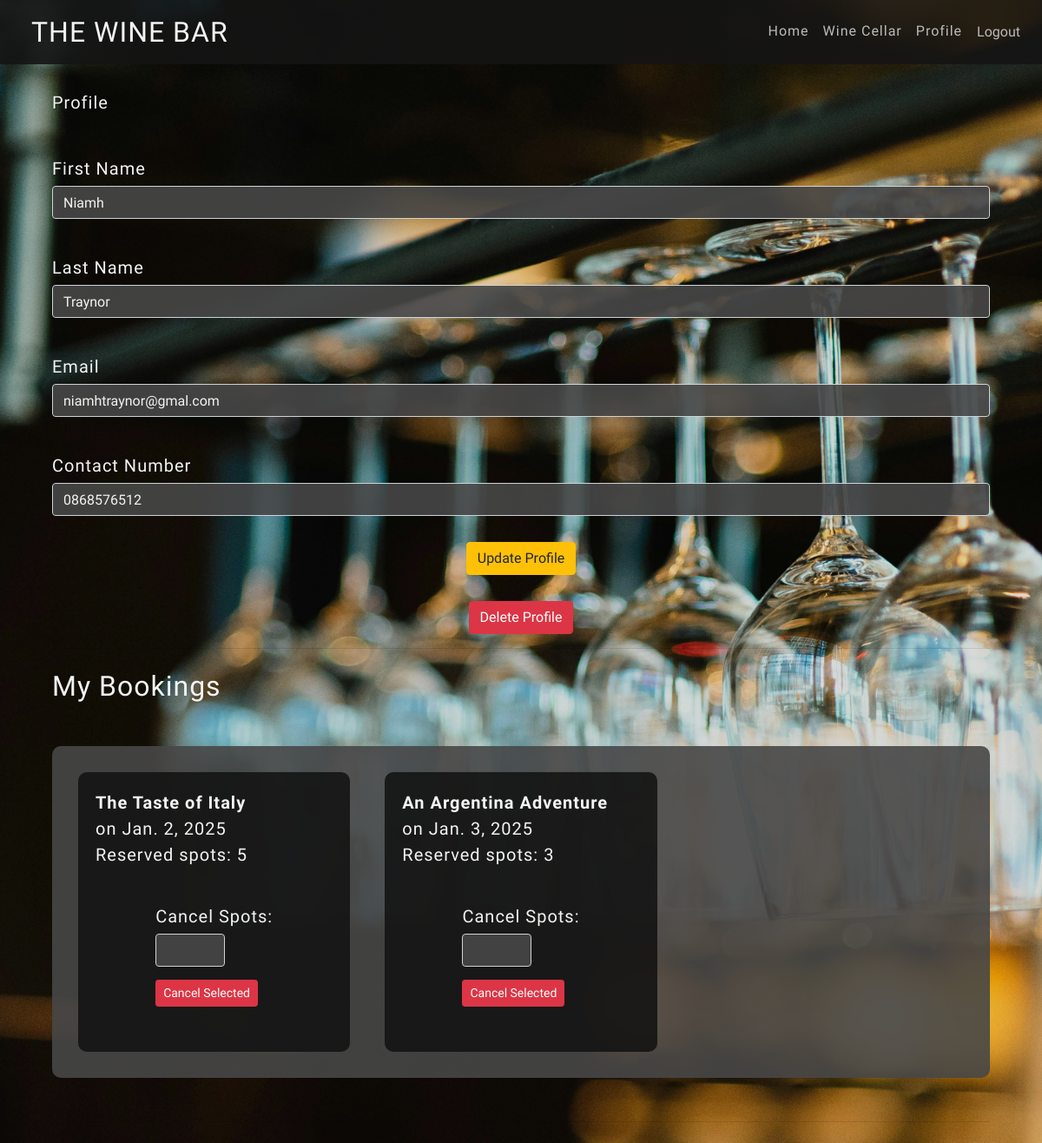
The page /wine_cellar/profile/ (signed in) on the database as committed earlier.
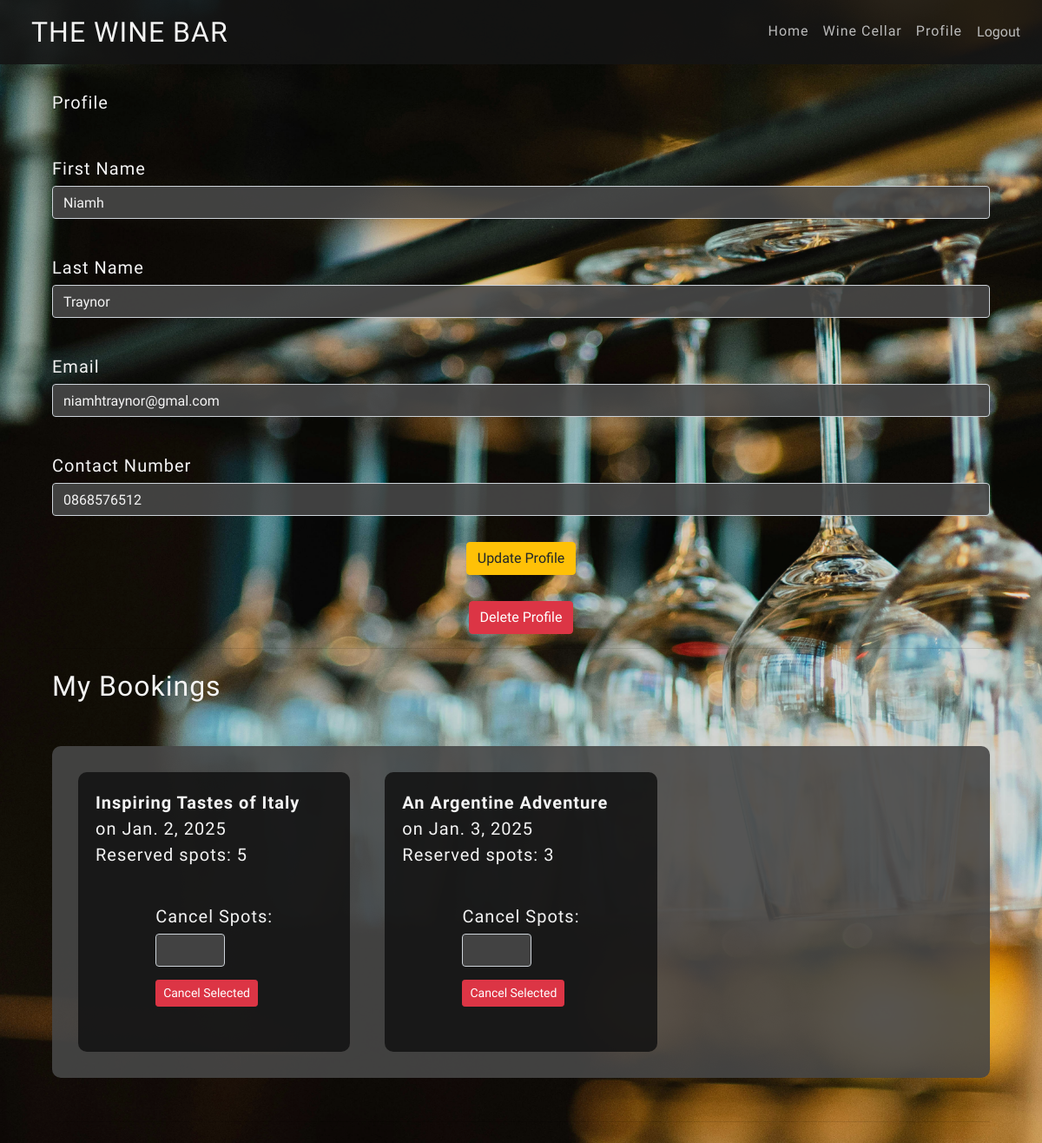
The same page on the database as committed later.
### bookings/models.py (models this page shows, shortened)
class Booking(models.Model):
    user = models.ForeignKey(User, on_delete=models.CASCADE, related_name="bookings")
    wine_experience = models.ForeignKey(
        wineCellar, on_delete=models.CASCADE, related_name="bookings"
    )
    spots_reserved = models.PositiveIntegerField(default=1)
    timestamp = models.DateTimeField(auto_now_add=True)

class wineCellar(models.Model):
    title = models.CharField(max_length=255)
    description = models.TextField()
    price = models.DecimalField(max_digits=10, decimal_places=2)
    date = models.DateField()
    available_spots = models.PositiveIntegerField()
    total_spots = models.PositiveIntegerField()
    what_to_expect = models.TextField()
    join_us_for = models.TextField()

### bookings/views.py (the view)
# urls.py: path("profile/", views.profile, name="profile"),
@login_required
def profile(request):
    profile, _ = UserProfile.objects.get_or_create(user=request.user)
    bookings = Booking.objects.filter(user=request.user)
    if request.method == "POST":
        form = UserProfileForm(request.POST, instance=profile)
        if form.is_valid():
            profile = form.save(commit=False)
            profile.user.first_name = form.cleaned_data["first_name"]
            profile.user.last_name = form.cleaned_data["last_name"]
            profile.user.email = profile.email
            profile.user.save()
            profile.save()
            messages.success(request, "Profile updated successfully.")
            return redirect("bookings:profile")
        else:
            messages.error(request, "Failed to update profile. Please try again.")
    else:
        form = UserProfileForm(instance=profile)
    return render(
        request, "bookings/profile.html", {"form": form, "bookings": bookings}
    )

### bookings/templates/bookings/profile.html (shortened to what this page needs)
{% extends "layout.html" %}
{% block content %}
  <div class="container mt-4">
    <h1 class="mb-4">Profile</h1>
    <form method="post" action="{% url 'bookings:profile' %}">
      <div class="form-group">
        <label for="first_name">First Name</label>
        <input type="text" class="form-control" id="first_name" name="first_name" value="{{ form.first_name.value }}" autocomplete="given-name">
      </div>
      <div class="form-group">
        <label for="last_name">Last Name</label>
        <input type="text" class="form-control" id="last_name" name="last_name" value="{{ form.last_name.value }}" autocomplete="family-name">
      </div>
      <div class="form-group">
        <label for="email">Email</label>
        <input type="email" class="form-control" id="email" name="email" value="{{ form.email.value }}" autocomplete="email">
      </div>
      <div class="form-group">
        <label for="contact_number">Contact Number</label>
        <input type="text" class="form-control" id="contact_number" name="contact_number" value="{{ form.contact_number.value }}" autocomplete="tel">
      </div>
      <button type="submit" class="btn btn-warning">Update Profile</button>
    </form>
    <button type="button" class="btn btn-danger mt-2" data-toggle="modal" data-target="#deleteProfileModal">Delete Profile</button>
    <hr>
    <h2 class="mt-4">My Bookings</h2>
    <div class="user_bookings">
      <ul>
        {% for booking in bookings %}
          <li>
            <strong>{{ booking.wine_experience.title }}</strong> on {{ booking.wine_experience.date }}
            <br>
            Reserved spots: {{ booking.spots_reserved }}
            <form method="post" class="inline-form mt-2" action="{% url 'bookings:cancel_booking' %}">
              <div class="form-group">
                <label for="spots_to_cancel_{{ booking.id }}">Cancel Spots:</label>
                <input type="number"
                       name="spots_to_cancel"
                       id="spots_to_cancel_{{ booking.id }}"
                       class="form-control d-inline"
                       style="width: 80px"
                       min="1"
                       max="{{ booking.spots_reserved }}">
                <button type="submit" name="cancel_booking" class="btn btn-danger btn-sm">Cancel Selected</button>
              </div>
            </form>
          </li>
        {% empty %}
          <p>You haven't made any bookings yet.</p>
        {% endfor %}
      </ul>
    </div>
    <hr>
  </div>
{% endblock content %}

Rows that differ between the two databases and show on the page:
changed through a linked row, Booking: wine_experience "The Taste of Italy" → "Inspiring Tastes of Italy"
changed through a linked row, Booking: wine_experience "An Argentina Adventure" → "An Argentine Adventure"
